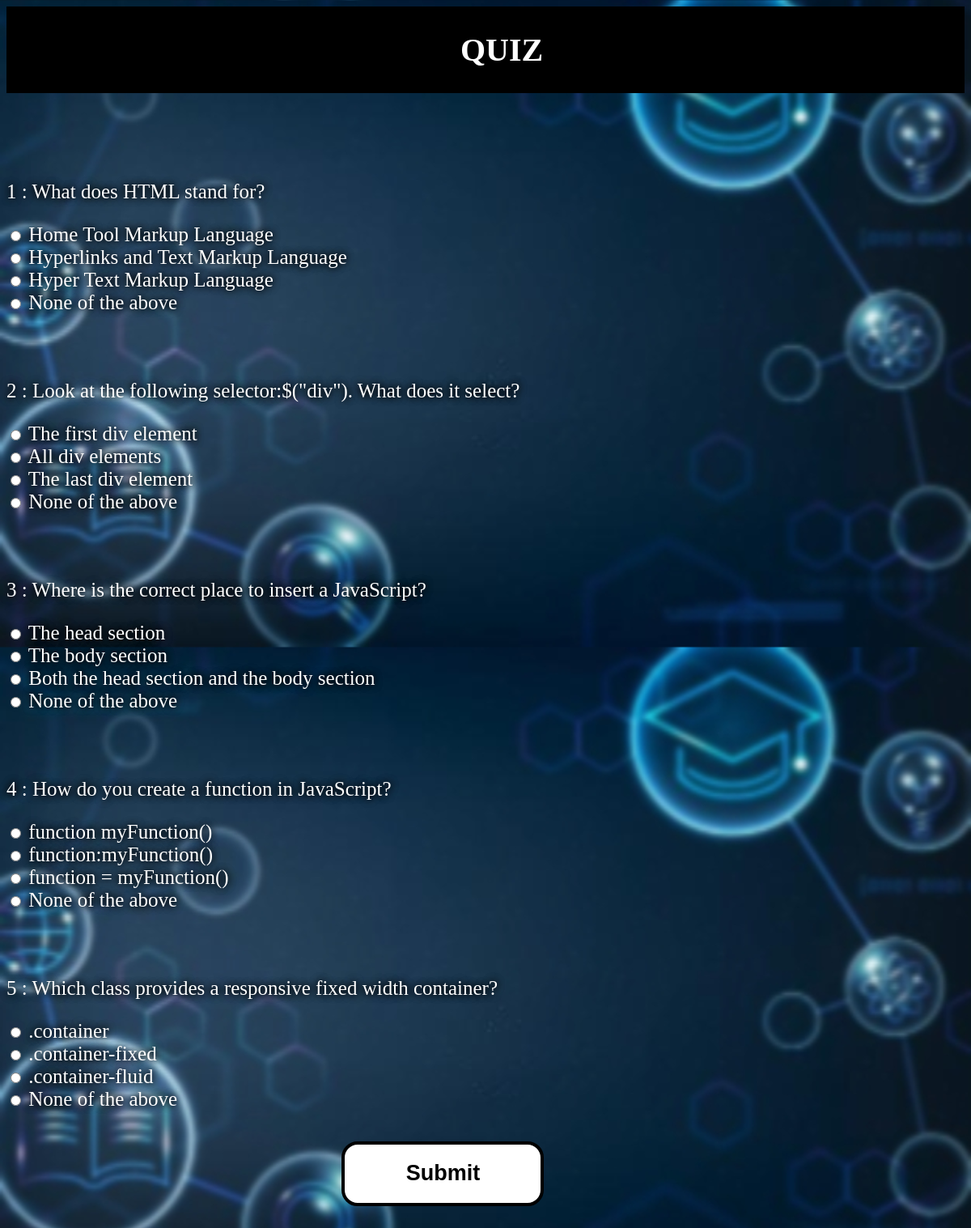
/ansquiz.php, run on the app's committed database.
### tables this page shows
CREATE TABLE `questions` (
  `qid` int(250) NOT NULL,
  `questions` varchar(250) DEFAULT NULL,
  `ans_id` int(250) DEFAULT NULL
);

CREATE TABLE `answers` (
  `aid` int(250) NOT NULL,
  `answer` varchar(250) DEFAULT NULL,
  `ans_id` int(250) DEFAULT NULL
);

### ansquiz.php (the view, shortened to what this page needs)
<?php
$con = mysqli_connect('localhost:3307', 'root');
mysqli_select_db($con, 'wtproject');
?>
<!DOCTYPE html>
<html lang="en">
<head>
</head>
<body style="background-image:url('bg1.jpg');
	background-size:100%">
    <h1 class="header">QUIZ</h1>
    <form action="post_ans.php" method="post">
        <?php
            for($i=1;$i<6;$i++){
                $l = 1;
                $ansid = $i;
                $sql1 = "SELECT * FROM `questions` WHERE `qid` = $i ";
                $result1 = mysqli_query($con, $sql1);
                if (mysqli_num_rows($result1) > 0) {
                    while($row1 = mysqli_fetch_assoc($result1)) {
                     	?>
                    <br>
                  <div class="ques">
                     <br>
                     <p>  <?php echo $i ." : ". $row1['questions']; ?> </p>
                     <?php
                        $sql = "SELECT * FROM `answers` WHERE `ans_id` = $i";
                        	$result = mysqli_query($con, $sql);
                        		if (mysqli_num_rows($result) > 0) {
                        						while($row = mysqli_fetch_assoc($result)) {
                        	?>
                     <div class="card-block">
                        <input type="radio" name="quizcheck[<?php echo $ansid; ?>]" id="<?php echo $ansid; ?>" value="<?php echo $row['aid']; ?>" > <?php echo $row['answer']; ?>
                        <br>
                     </div>
                     <?php
                        } }
                        $ansid = $ansid + $l;
                        } }}
                     ?>
                  </div>
                  <br>
                  <input type="submit" name="submit" Value="Submit" class="btn btn-success m-auto d-block" /> <br>
               </form>
</body>
</html>

### ansquiz.php (style rules this page uses)
body { font-size: 25px; color: white; text-shadow: 0 0 10px black, 0 0 10px black; }
.ques { margin-top: 0%; }
input[type=submit] { background-color: white; border: 4px solid black; border-radius: 20px; color: black; display: inline-block; font-size: 27px; font-weight: bold; margin: 10px 30px; cursor: pointer; width: 250px; height: 80px; margin-bottom: 50px; margin-left: 35%; }
.header { color: white; text-align: left; font-size: 40px; background-color: black; margin-top: 0%; margin-left: 0%; margin-right: 0%; padding-top: 30px; padding-bottom: 30px; padding-left: 40px; text-align: center; }

### data on the page
questions: questions "What does HTML stand for?"
answers: answer "Home Tool Markup Language"
answers: answer "Hyperlinks and Text Markup Language"
answers: answer "Hyper Text Markup Language"
answers: answer "None of the above"
questions: questions "Look at the following selector:$(\"div\"). What does it select?"
answers: answer "The first div element"
answers: answer "All div elements"
answers: answer "The last div element"
answers: answer "None of the above"
questions: questions "Where is the correct place to insert a JavaScript?"
answers: answer "The head section"
answers: answer "The body section"
answers: answer "Both the head section and the body section"
answers: answer "None of the above"
questions: questions "How do you create a function in JavaScript?"
answers: answer "function myFunction()"
answers: answer "function:myFunction()"
answers: answer "function = myFunction()"
answers: answer "None of the above"
questions: questions "Which class provides a responsive fixed width container?"
answers: answer ".container"
answers: answer ".container-fixed"
answers: answer ".container-fluid"
answers: answer "None of the above"
